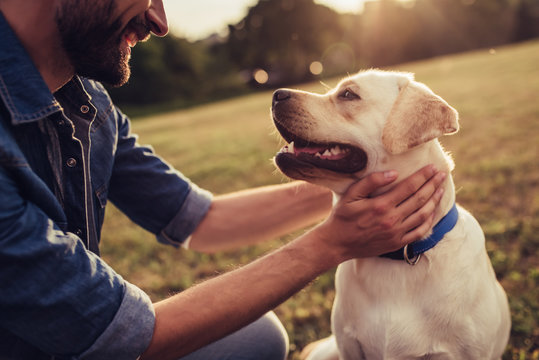
#> input picture src/test1.jpg, 539 x 360 px
$ python main.py
#> lines starting #> are read from the running program, lines starting #| are printed output that depends on the picture
import argparse
import os
from PIL import Image, ImageOps, ImageEnhance, ImageFilter
import numpy as np
from stl import mesh

# Configuration Constants
THICKNESS_SCALE = [0.6, 3.0]
MAX_PRINT_SIDE = 150
MAX_DIMENSION = 600
CONTRAST = 1.2
GAUSSIAN_BLUR_RADIUS = 1


def process_image(image_path, contrast=CONTRAST, blur_radius=GAUSSIAN_BLUR_RADIUS, max_dimension = MAX_DIMENSION):
    # Loads and preprocesses the image to a grayscale inverted array.
#> called with image_path = 'test1.jpg', contrast = 1.2, blur_radius = 1, max_dimension = 600
    with Image.open(image_path) as img:
        # Contrast enhancement
#> img is the input picture: PIL image 539x360 RGB; mean R, G, B 119.1, 93.1, 79.9
        enhancer = ImageEnhance.Contrast(img)
        img = enhancer.enhance(contrast)
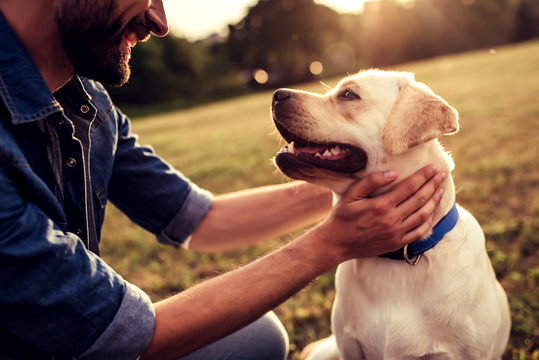
#> img: PIL image 539x360 RGB; mean R, G, B 122.6, 91.6, 75.6

        # Apply blur to smooth transitions
        if blur_radius > 0:
            img = img.filter(ImageFilter.GaussianBlur(radius=blur_radius))

        # downsize image to prevent from generating millions of polygons
        # thumbnail() resizes in-place while maintaining aspect ratio
        # LANCZOS provides the highest quality downsampling
        img.thumbnail((max_dimension, max_dimension), Image.Resampling.LANCZOS)

        # Convert to grayscale and invert
        # Invert so light parts are thinner (lower Z) and dark parts are thicker (higher Z)
        img = ImageOps.invert(img.convert("L"))
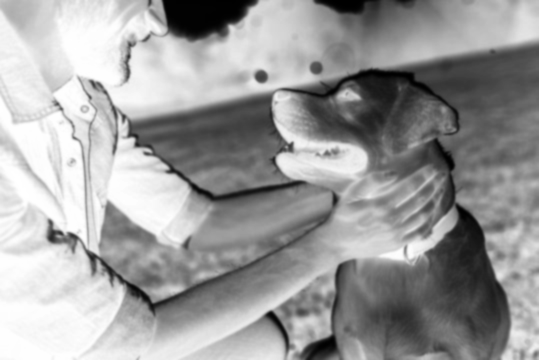
#> img: PIL image 539x360 L; min 0, max 255, mean 156.3
        return np.asarray(img)


def create_lithophane_mesh(image_array, thickness_range, max_side):
    # Generates a 3D mesh from the grayscale image array.
#> called with max_side = 150
    rows, cols = image_array.shape
#> rows = 360; cols = 539
    num_pixels = rows * cols
#> num_pixels = 194040

    # Calculate scaling to fit within max_side
    scaling_factor = max_side / max(rows, cols)
#> scaling_factor = 0.278

    # Normalize image array to the thickness range
    min_val, max_val = image_array.min(), image_array.max()
#> min_val = 0; max_val = 255
    if max_val == min_val:
        height_map = np.full(image_array.shape, thickness_range[0])
    else:
        height_map = thickness_range[0] + (
            (thickness_range[1] - thickness_range[0])
            * (image_array.astype(float) - min_val)
            / (max_val - min_val)
        )

    # Generate grid coordinates
    x = np.arange(rows) * scaling_factor
#> x = 360 values from 0 to 99.91
    y = np.arange(cols) * scaling_factor
#> y = 539 values from 0 to 149.7
    X, Y = np.meshgrid(x, y, indexing="ij")

    # Create vertices for top and bottom surfaces
    # Top vertices (Z from height map)
    top_vertices = np.dstack((X, Y, height_map)).reshape(-1, 3)
    # Bottom vertices (Z = 0)
    bottom_vertices = np.dstack((X, Y, np.zeros_like(height_map))).reshape(-1, 3)

    all_vertices = np.vstack((top_vertices, bottom_vertices))

    # Generate triangles for top and bottom surfaces
    # Helper to get vertex indices
    idx = np.arange(num_pixels).reshape(rows, cols)

    # Surface triangles (top and bottom)
    # Using slicing for vectorization
    tl = idx[:-1, :-1].ravel()  # top-left
    tr = idx[:-1, 1:].ravel()   # top-right
    bl = idx[1:, :-1].ravel()   # bottom-left
    br = idx[1:, 1:].ravel()    # bottom-right

    # Top surface triangles
    top_tri1 = np.column_stack((tl, bl, tr))
    top_tri2 = np.column_stack((tr, bl, br))
    top_triangles = np.vstack((top_tri1, top_tri2))

    # Bottom surface triangles (inverted orientation)
    bottom_tri1 = np.column_stack((tl + num_pixels, tr + num_pixels, bl + num_pixels))
    bottom_tri2 = np.column_stack((tr + num_pixels, br + num_pixels, bl + num_pixels))
    bottom_triangles = np.vstack((bottom_tri1, bottom_tri2))

    # Side triangles
    # Sides: Up (row 0), Down (row -1), Left (col 0), Right (col -1)

    # side_up: row 0, across cols
    up_idx = idx[0, :-1]
#> up_idx = 538 values from 0 to 537
    up_next = idx[0, 1:]
#> up_next = 538 values from 1 to 538
    side_up_tri1 = np.column_stack((up_idx, up_next, up_idx + num_pixels))
    side_up_tri2 = np.column_stack((up_next, up_next + num_pixels, up_idx + num_pixels))

    # side_down: row -1, across cols
    down_idx = idx[-1, :-1]
    down_next = idx[-1, 1:]
    side_down_tri1 = np.column_stack((down_idx, down_idx + num_pixels, down_next))
    side_down_tri2 = np.column_stack((down_next, down_idx + num_pixels, down_next + num_pixels))

    # side_left: col 0, across rows
    left_idx = idx[:-1, 0]
    left_next = idx[1:, 0]
    side_left_tri1 = np.column_stack((left_idx, left_idx + num_pixels, left_next))
    side_left_tri2 = np.column_stack((left_next, left_idx + num_pixels, left_next + num_pixels))

    # side_right: col -1, across rows
    right_idx = idx[:-1, -1]
    right_next = idx[1:, -1]
    side_right_tri1 = np.column_stack((right_idx, right_next, right_idx + num_pixels))
    side_right_tri2 = np.column_stack((right_next, right_next + num_pixels, right_idx + num_pixels))

    all_triangles = np.vstack((
        top_triangles,
        bottom_triangles,
        side_up_tri1, side_up_tri2,
        side_down_tri1, side_down_tri2,
        side_left_tri1, side_left_tri2,
        side_right_tri1, side_right_tri2
    ))

    # Create the STL mesh
#> (the run stopped early here; a loop or call above may not have finished)

$ run again, with src/test3.jpg copied over src/test1.jpg
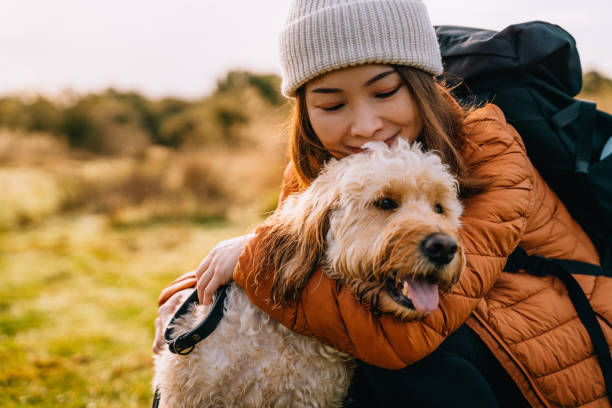
#> input picture src/test3.jpg, 612 x 408 px
#> in process_image, img is the input picture: PIL image 612x408 RGB; mean R, G, B 152.4, 120.9, 88.1
#> in process_image, `img.thumbnail((max_dimension, max_dimension), Image.Resampling.LANCZOS)`:
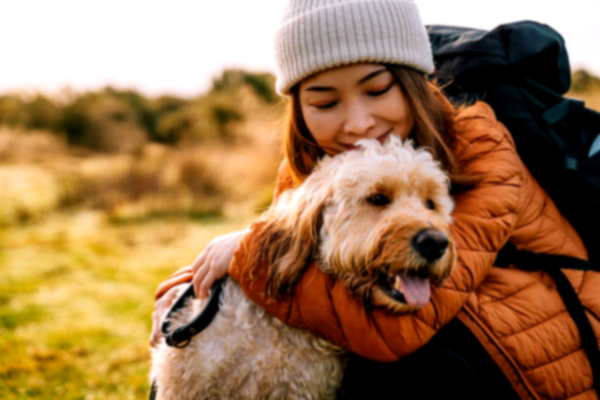
#> img: PIL image 600x400 RGB; mean R, G, B 157.3, 119.6, 81.4
#> in process_image, `img = ImageOps.invert(img.convert("L"))`:
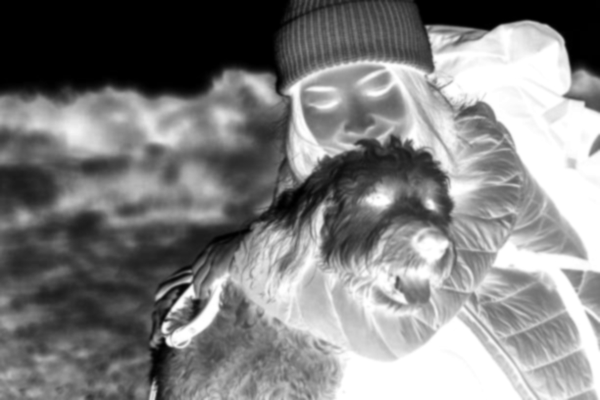
#> img: PIL image 600x400 L; min 0, max 255, mean 128.5
#> min_val = 0; max_val = 255
